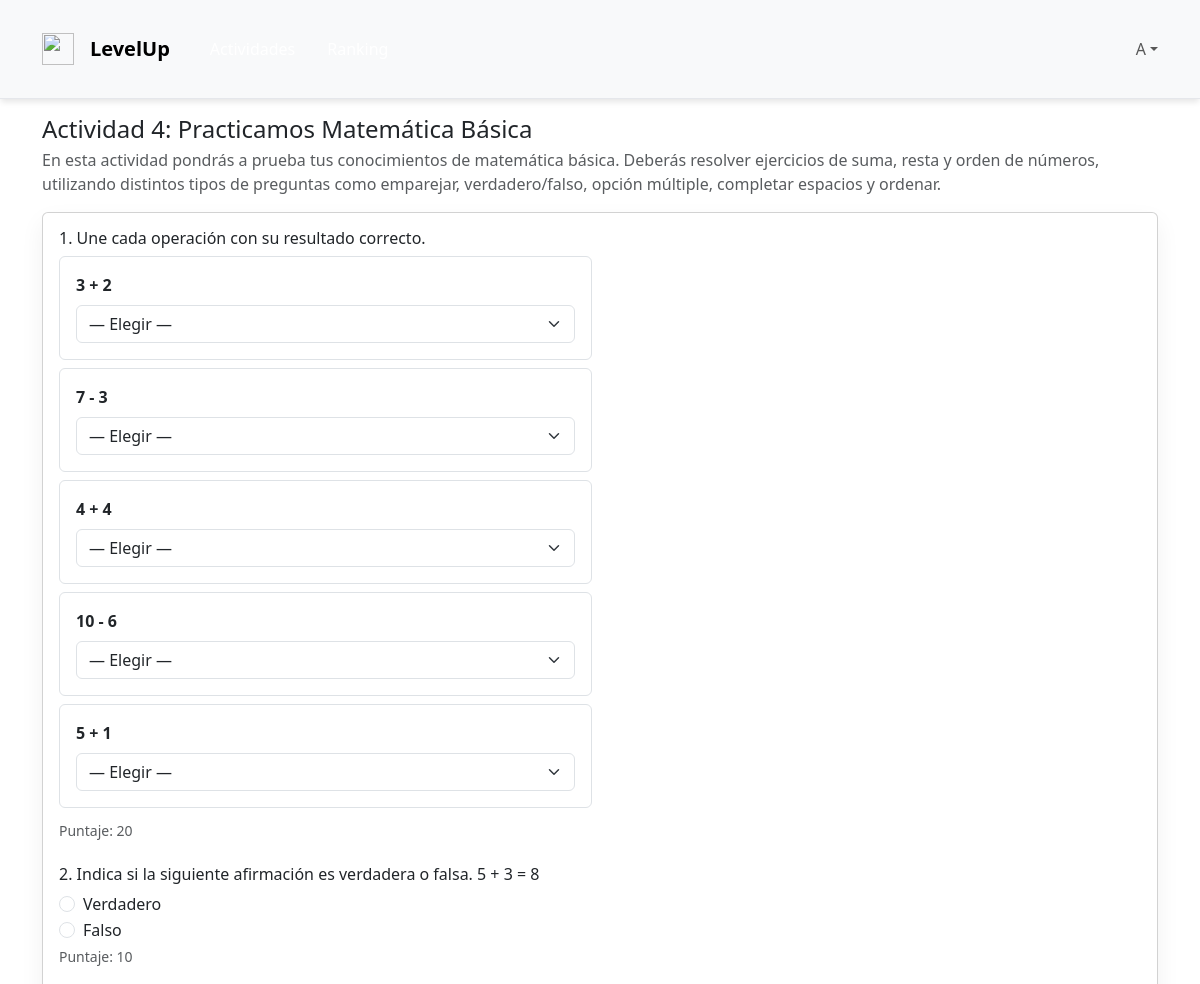
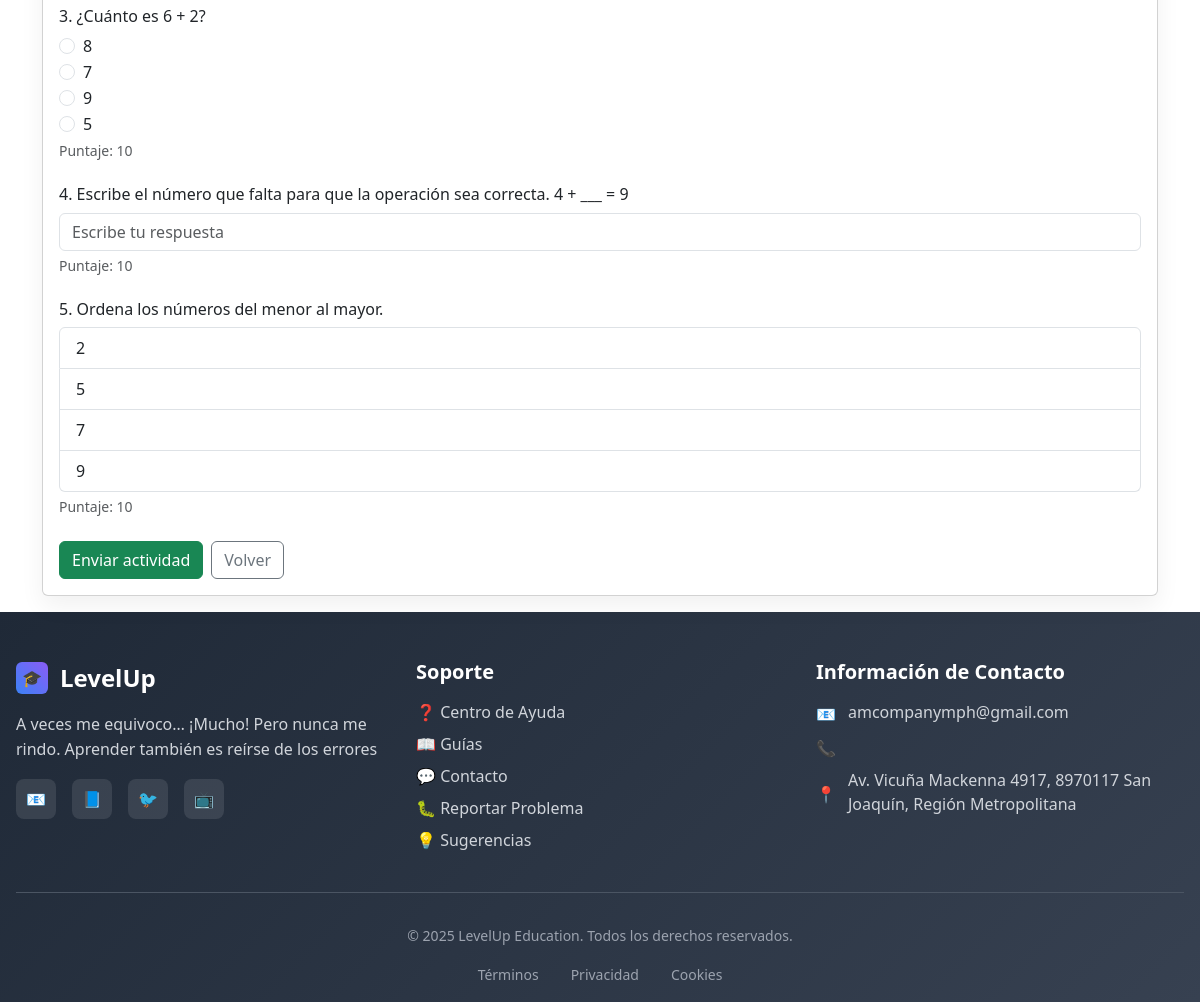
The app's page /actividades/estudiante/4/resolver/ (signed in) with its own data (2 pictures, top to bottom).
### LevelUp/models.py (models this page shows, shortened)
class Actividad(models.Model):
    class Tipo(models.TextChoices):
        QUIZ = "quiz", "Quiz"
        JUEGO = "juego", "Juego"
        VIDEO = "video", "Video"
        TAREA = "tarea", "Tarea"
    class Dificultad(models.IntegerChoices):
        FACIL = 1, "Fácil"
        MEDIO = 2, "Medio"
        DIFICIL = 3, "Difícil"
    titulo = models.CharField(max_length=150)
    descripcion = models.TextField()
    tipo = models.CharField(max_length=20, choices=Tipo.choices)
    dificultad = models.IntegerField(
        choices=Dificultad.choices,
        default=Dificultad.MEDIO,
        validators=[MinValueValidator(1), MaxValueValidator(3)]
    )
    recurso = models.ForeignKey(Recurso, on_delete=models.SET_NULL, null=True, blank=True)
    recompensa = models.ForeignKey(Recompensa, on_delete=models.SET_NULL, null=True, blank=True)
    docente = models.ForeignKey(
        Docente, on_delete=models.SET_NULL, null=True, blank=True, related_name="actividades_creadas"
    )
    es_publicada = models.BooleanField(default=False)
    fecha_publicacion = models.DateTimeField(null=True, blank=True)
    fecha_cierre = models.DateTimeField(null=True, blank=True)
    xp_total = models.PositiveIntegerField(default=100, help_text="XP base proporcional al puntaje obtenido")
    intentos_max = models.PositiveSmallIntegerField(
        default=1,
        validators=[MinValueValidator(1), MaxValueValidator(20)],
        help_text="Número máximo de intentos por estudiante (1–20)."
    )
    estudiantes = models.ManyToManyField(
        'Estudiante', through='AsignacionActividad', related_name='actividades', blank=True
    )

class ItemActividad(models.Model):
    class ItemType(models.TextChoices):
        MCQ = "mcq", "Opción múltiple"
        TRUE_FALSE = "tf", "Verdadero/Falso"
        FILL_BLANK = "fib", "Completar espacios"
        SORT = "sort", "Ordenar"
        MATCH = "match", "Emparejar"
        TEXT = "text", "Respuesta de texto"
        IMAGE = "image", "Pregunta con imagen"
        INTERACTIVE = "interactive", "Interactiva (embed/url)"
        GAME = "game", "Juego (embed)"
    actividad = models.ForeignKey(Actividad, on_delete=models.CASCADE, related_name="items")
    tipo = models.CharField(max_length=20, choices=ItemType.choices)
    enunciado = models.TextField()
    imagen = models.ImageField(upload_to="actividades/items", null=True, blank=True)
    datos = JSONField(default=dict, blank=True)
    puntaje = models.PositiveIntegerField(
        default=10, validators=[MinValueValidator(1), MaxValueValidator(1000)]
    )
    orden = models.PositiveIntegerField(default=0)
    class Meta:
        ordering = ["orden", "id"]

### LevelUp/views.py (the view, shortened to what this page needs)
# urls.py: path("actividades/estudiante/<int:pk>/resolver/", views.actividad_resolver, name="resolver"),
@login_required
def actividad_resolver(request, pk):
    if not es_estudiante(request.user):
        raise Http404
    estudiante = get_object_or_404(Estudiante, usuario=request.user)
    act = get_object_or_404(Actividad, pk=pk, es_publicada=True)
    modo_play = (request.GET.get("modo") == "play")
    template_name = (
        "LevelUp/actividades/play.html"
        if modo_play else
        "LevelUp/actividades/estudiante_resolver.html"
    )
    if not AsignacionActividad.objects.filter(estudiante=estudiante, actividad=act).exists():
        raise Http404
    if getattr(act, "fecha_cierre", None) and timezone.now() > act.fecha_cierre:
        messages.warning(request, "La actividad está cerrada.")
        return redirect("estudiante_lista")
    sub_abierta = (
        Submission.objects
        .filter(actividad=act, estudiante=estudiante, finalizado=False)
        .order_by("-intento", "-id")
        .first()
    )
    intentos_usados = Submission.objects.filter(actividad=act, estudiante=estudiante).count()
    intentos_max = act.intentos_max or 1
    if not sub_abierta and intentos_usados >= intentos_max:
        messages.info(request, "Ya no tienes intentos disponibles para esta actividad.")
        return redirect("resolver_resultado", pk=act.pk)
    if not sub_abierta:
        sub_abierta = Submission.objects.create(
            actividad=act, estudiante=estudiante, intento=intentos_usados + 1
        )
    sub = sub_abierta  # alias
    return render(request, template_name, {
        "actividad": act,
        "submission": sub,
        "intento_actual": sub.intento,
        "intentos_max": intentos_max,
        "modo_play": modo_play,
    })

### LevelUp/views.py (called while the page is built)
def es_estudiante(user) -> bool:
    return getattr(user, "rol", None) == Usuario.Rol.ESTUDIANTE

### LevelUp/templates/LevelUp/actividades/estudiante_resolver.html (shortened to what this page needs)
{% extends "LevelUp/base.html" %}
{% load static %}
{% block content %}
<div class="container py-3">
    <h1 class="h4 mb-1">{{ actividad.titulo }}</h1>
    <p class="text-muted">{{ actividad.descripcion }}</p>
    <form method="post" enctype="multipart/form-data" class="card p-3" id="resolver-form" novalidate>
        {% for item in actividad.items.all %}
        <div class="mb-4" data-item-id="{{ item.pk }}" data-item-type="{{ item.tipo|lower }}">
            <h2 class="h6">{{ forloop.counter }}. {{ item.enunciado }}</h2>
            {% if item.tipo == 'mcq' %}
            {% if item.datos.multiple %}
            {% for op in item.datos.opciones %}
            <div class="form-check">
                <input class="form-check-input" type="checkbox" name="item_{{ item.pk }}" value="{{ forloop.counter0 }}"
                    id="mcq_{{ item.pk }}_{{ forloop.counter0 }}">
                <label class="form-check-label" for="mcq_{{ item.pk }}_{{ forloop.counter0 }}">{{ op }}</label>
            </div>
            {% endfor %}
            {% else %}
            {% for op in item.datos.opciones %}
            <div class="form-check">
                <input class="form-check-input" type="radio" name="item_{{ item.pk }}" value="{{ forloop.counter0 }}"
                    id="mcq_{{ item.pk }}_{{ forloop.counter0 }}">
                <label class="form-check-label" for="mcq_{{ item.pk }}_{{ forloop.counter0 }}">{{ op }}</label>
            </div>
            {% endfor %}
            {% endif %}
            {% elif item.tipo == 'tf' %}
            <div class="form-check">
                <input class="form-check-input" type="radio" name="item_{{ item.pk }}" value="true"
                    id="tf_t_{{ item.pk }}">
                <label class="form-check-label" for="tf_t_{{ item.pk }}">Verdadero</label>
            </div>
            <div class="form-check">
                <input class="form-check-input" type="radio" name="item_{{ item.pk }}" value="false"
                    id="tf_f_{{ item.pk }}">
                <label class="form-check-label" for="tf_f_{{ item.pk }}">Falso</label>
            </div>
            {% elif item.tipo == 'fib' %}
            <input type="text" name="item_{{ item.pk }}" class="form-control" placeholder="Escribe tu respuesta">
            {% elif item.tipo == 'sort' %}
            <ul class="list-group dnd-sort" id="sort_list_{{ item.pk }}">
                {% for it in item.datos.items %}
                <li class="list-group-item" draggable="true" data-id="{{ it.id }}">{{ it.texto }}</li>
                {% endfor %}
            </ul>
            {% elif item.tipo == 'match' %}
            <div class="row g-3 align-items-start">
                <div class="col-md-6">
                    {% for p in item.datos.pares %}
                    <div class="p-3 border rounded mb-2">
                        <div class="fw-bold mb-2">{{ p.left.texto }}</div>
                        <select class="form-select match-select" data-left="{{ p.left.id }}">
                            <option value="">— Elegir —</option>
                        </select>
                    </div>
                    {% endfor %}
                </div>
            </div>
            {% elif item.tipo == 'text' %}
            <textarea name="item_{{ item.pk }}" class="form-control" rows="3"
                placeholder="Escribe tu respuesta"></textarea>
            {% elif item.tipo == 'image' %}
            <input type="text" name="item_{{ item.pk }}" class="form-control"
                placeholder="Describe la imagen o responde la pregunta">
            {% else %}
            <div class="alert alert-secondary">Tipo de ítem no soportado: {{ item.tipo }}</div>
            {% endif %}
            <div class="small text-muted mt-1">Puntaje: {{ item.puntaje }}</div>
        </div>
        {% empty %}
        <div class="alert alert-info">Esta actividad aún no tiene ítems.</div>
        {% endfor %}
        <div class="d-flex gap-2">
            <button class="btn btn-success">Enviar actividad</button>
            <a class="btn btn-outline-secondary" href="{% url 'estudiante_lista' %}">Volver</a>
        </div>
    </form>
</div>
{% endblock %}

### LevelUp/static/LevelUp/css/style.css (style rules this page uses)
:root { --primary-color: #3b82f6; --secondary-color: #8b5cf6; --success-color: #10b981; --warning-color: #f59e0b; --danger-color: #ef4444; --background-light: #f8fafc; --background-gradient: linear-gradient(135deg, #667eea 0%, #764ba2 100%); --card-shadow: 0 4px 6px -1px rgba(0, 0, 0, 0.1); --card-shadow-hover: 0 10px 15px -3px rgba(0, 0, 0, 0.1); --border-radius: 0.5rem; --border-radius-lg: 1rem; --font-family: 'Inter', -apple-system, BlinkMacSystemFont, sans-serif; }
* { margin: 0; padding: 0; box-sizing: border-box; }
body { font-family: var(--font-family); background: var(--background-light); color: #1f2937; line-height: 1.6; }
.container { max-width: 1200px; margin: 0 auto; padding: 0 1rem; }
.card { background: white; border-radius: var(--border-radius); box-shadow: var(--card-shadow); transition: all 0.3s ease; overflow: hidden; }
.btn { display: inline-flex; align-items: center; justify-content: center; padding: 0.75rem 1.5rem; border-radius: var(--border-radius); font-weight: 500; text-decoration: none; border: none; cursor: pointer; transition: all 0.2s ease; gap: 0.5rem; }
.btn-success { background: var(--success-color); color: white; }
.form-select { background-position: right 0.5rem center; background-repeat: no-repeat; background-size: 1.5em 1.5em; padding-right: 2.5rem; }
.mb-4 { margin-bottom: 1rem; }
.rounded { border-radius: var(--border-radius); }

### LevelUp/static/LevelUp/css/global.css (style rules this page uses)
:root { --bg:#f8fafc; --text:#111827; --muted:#6b7280; --border:#e5e7eb; --primary:#6366f1; --primary-weak: rgba(99,102,241,.15); --success:#10b981; --warning:#f59e0b; }
html,body { height:100%; }
body { margin:0; background:var(--bg); color:var(--text); font-family:system-ui, -apple-system, "Segoe UI", Roboto, Ubuntu, Cantarell, "Helvetica Neue", Arial, "Noto Sans", "Apple Color Emoji","Segoe UI Emoji","Segoe UI Symbol"; }
.container { max-width:1100px; margin:0 auto; padding:1.25rem; }
.mt-1 { margin-top:.5rem; }
.mb-1 { margin-bottom:.5rem; }
.card { background:#fff; border-radius:.75rem; box-shadow:0 10px 25px rgba(0,0,0,.06); }
.form-input,.form-select { width:100%; padding:.6rem .8rem; border:1px solid var(--border); border-radius:.5rem; outline:0; background:#fff; }
.btn { display:inline-flex; align-items:center; justify-content:center; gap:.5rem; padding:.6rem .9rem; border-radius:.5rem; border:0; cursor:pointer; text-decoration:none; }
.text-muted { color:var(--muted); }
:root { --bp-ink:#1E1B2E; --bp-primary:#867cc4; --bp-primary-600:#6f64a3; --bp-blue:#3A81F6; --bp-accent:#988bb6; --bp-hero:#bfbaf7; --bp-soft:#EAF0FF; --bp-cream:#fbeaff; }

### records on screen
Actividad: titulo "Actividad 4: Practicamos Matemática Básica", descripcion "En esta actividad pondrás a prueba tus conocimientos de matemática básica. Deberás resolver ejercicios de suma, resta y orden de números, utilizando distintos tipos de preguntas como emparejar, verdadero/falso, opción múltiple, completar espacios y ordenar."
ItemActividad: enunciado "Une cada operación con su resultado correcto.", left.texto "3 + 2" "7 - 3" "4 + 4" "10 - 6" "5 + 1", puntaje "20"
ItemActividad: enunciado "Indica si la siguiente afirmación es verdadera o falsa. 5 + 3 = 8", puntaje "10"
ItemActividad: enunciado "¿Cuánto es 6 + 2?", opciones "8" "7" "9" "5", puntaje "10"
ItemActividad: enunciado "Escribe el número que falta para que la operación sea correcta. 4 + ___ = 9", puntaje "10"
ItemActividad: enunciado "Ordena los números del menor al mayor.", texto "2" "5" "7" "9", puntaje "10"

### other values on screen
{{ display_name|slice:":1"|upper }} "A"
